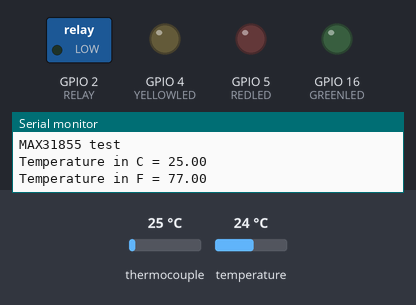
Recording of a program running on a simulated ESP32. Shown: switched loads named in the program (green lamp = pin HIGH), output pins drawn as LEDs (lit = HIGH), the last lines printed to the serial monitor. The inputs (shaded band) are chosen by the test bench; at power-on: thermocouple 25 °C, temperature 24 °C.

Above: at 0.6 s.
At 1.6 s:
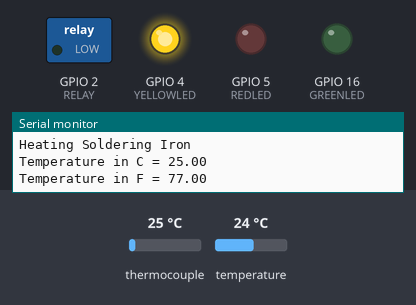
Timing chart, 0 to 3.1 s (numbered marks = the images above):
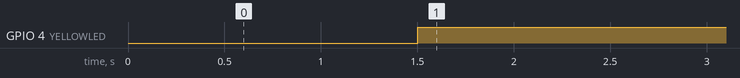

Measured:
- by itself, GPIO 4 (YELLOWLED): LOW → HIGH at 1.5 s

The program:

main.cpp
```cpp
#include <Arduino.h>
#include <SPI.h>
#include <Wire.h>
#include "Adafruit_MAX31855.h"

#define MAXDO 12
#define MAXCS 13
#define MAXCLK 14

Adafruit_MAX31855 thermocouple(MAXCLK, MAXCS, MAXDO);

#define REDLED 5
#define GREENLED 16
#define YELLOWLED 4

#define RELAY 2

void setup() {
    Serial.begin(115200);

    Serial.println("MAX31855 test");
    thermocouple.begin();
    delay(500);

    pinMode(REDLED, OUTPUT);
    pinMode(GREENLED, OUTPUT);
    pinMode(YELLOWLED, OUTPUT);

    pinMode(RELAY, OUTPUT);
}

void loop() {
    double i = thermocouple.readInternal();
    double c = thermocouple.readCelsius();
    double f = thermocouple.readFahrenheit();

    if(isnan(i) || isnan(c) || isnan(f)){
        Serial.println(F("Failed to read from MAX31855 Sensor!"));
        return;
    }

    Serial.print(F("Temperature in C = "));
    Serial.println(c);
    Serial.print(F("Temperature in F = "));
    Serial.println(f);
    Serial.println();
    delay(1000);

    if (c >= 343) {
        digitalWrite(REDLED, HIGH);
        digitalWrite(GREENLED, LOW);
        digitalWrite(YELLOWLED, LOW);

        digitalWrite(RELAY, HIGH);

        Serial.print("Temperature in C: ");
        Serial.println(c);
        Serial.println("Temperature is High");
        Serial.println("Turn OFF Soldering Iron");
    } else if(c <= 316) {
        digitalWrite(REDLED, LOW);
        digitalWrite(GREENLED, LOW);
        digitalWrite(YELLOWLED, HIGH);

        digitalWrite(RELAY, LOW);

        Serial.print("Temperature in C: ");
        Serial.println(c);
        Serial.println("Temperature is LOW");
        Serial.println("Heating Soldering Iron");
    } else {
        digitalWrite(REDLED, LOW);
        digitalWrite(GREENLED, HIGH);
        digitalWrite(YELLOWLED, LOW);

        digitalWrite(RELAY, LOW);

        Serial.print("Temperature in C: ");
        Serial.println(c);
        Serial.println("Temperature is Normal");
    }
}
```
